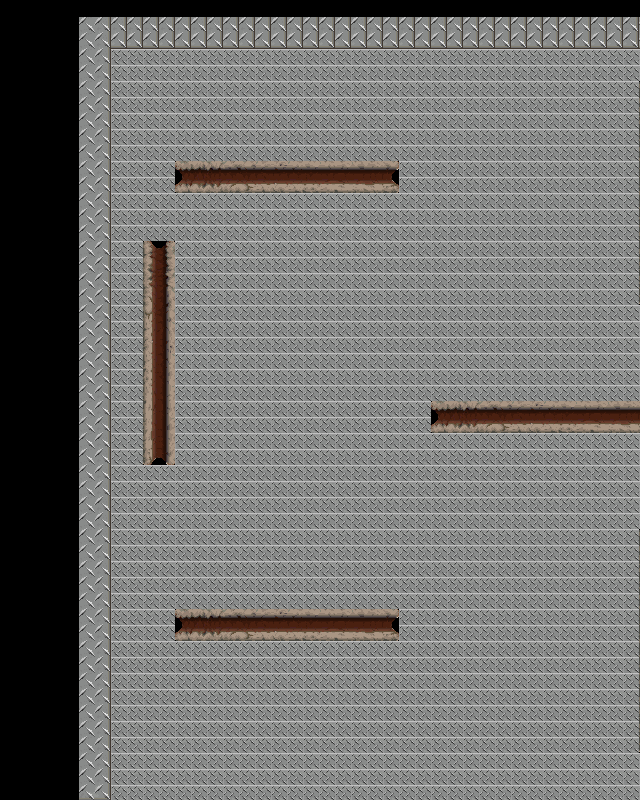

The image is a tile-based game level rendered from a .tmx file. Its description and source (layers, tilesets, objects; grid data summarised) follow:
An orthogonal 40x50 tile map with 16x16 px tiles, 1 tile layer (Tile Layer 1), 1 hidden layer not drawn, 2 tilesets.

<map version="1.0" orientation="orthogonal" renderorder="right-down" width="40" height="50" tilewidth="16" tileheight="16" nextobjectid="1">
 <tileset firstgid="1" name="tiles1" tilewidth="16" tileheight="16" tilecount="84" columns="14">
  <image source="../../Tiles/metal/tiles1.png" width="224" height="96" />
 </tileset>
 <tileset firstgid="85" name="collision" tilewidth="16" tileheight="16" spacing="2" margin="2" tilecount="182" columns="26">
  <image source="../../Tiles/collision/collidable.gif" width="480" height="137" />
  <tile id="15">
   <properties>
    <property name="collision" type="bool" value="true" />
   </properties>
  </tile>
 </tileset>
 <layer name="Tile Layer 1" width="40" height="50" offsetx="79" offsety="17">
  <data>[2000 cells, 2000 non-empty, 34 distinct tile ids]</data>
 </layer>
 <layer name="meta" width="40" height="50" visible="0" opacity="0.19">
  <data>[2000 cells, 476 non-empty, 1 distinct tile ids]</data>
 </layer>
</map>